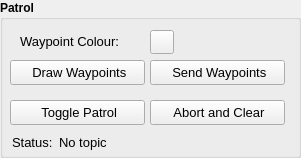
      <widget class="QGroupBox" name="groupBox_2">
       <property name="geometry">
        <rect>
         <x>4</x>
         <y>370</y>
         <width>301</width>
         <height>158</height>
        </rect>
       </property>
       <property name="sizePolicy">
        <sizepolicy hsizetype="Expanding" vsizetype="Expanding">
         <horstretch>0</horstretch>
         <verstretch>0</verstretch>
        </sizepolicy>
       </property>
       <property name="minimumSize">
        <size>
         <width>0</width>
         <height>158</height>
        </size>
       </property>
       <property name="font">
        <font>
         <weight>75</weight>
         <bold>true</bold>
        </font>
       </property>
       <property name="title">
        <string>Patrol</string>
       </property>
       <widget class="QPushButton" name="pushButtonPatrolDrawWp">
        <property name="geometry">
         <rect>
          <x>10</x>
          <y>60</y>
          <width>135</width>
          <height>25</height>
         </rect>
        </property>
        <property name="sizePolicy">
         <sizepolicy hsizetype="Expanding" vsizetype="Fixed">
          <horstretch>0</horstretch>
          <verstretch>0</verstretch>
         </sizepolicy>
        </property>
        <property name="minimumSize">
         <size>
          <width>135</width>
          <height>0</height>
         </size>
        </property>
        <property name="maximumSize">
         <size>
          <width>150</width>
          <height>16777215</height>
         </size>
        </property>
        <property name="font">
         <font>
          <pointsize>10</pointsize>
          <weight>50</weight>
          <bold>false</bold>
         </font>
        </property>
        <property name="toolTip">
         <string>&lt;html&gt;&lt;head/&gt;&lt;body&gt;&lt;p&gt;Draw/edit waypoints on the SLAM map&lt;/p&gt;&lt;p&gt;&lt;span style=&quot; font-weight:600;&quot;&gt;Left click: &lt;/span&gt;drop a waypoint&lt;/p&gt;&lt;p&gt;&lt;span style=&quot; font-weight:600;&quot;&gt;Right click: &lt;/span&gt;remove a waypoint&lt;/p&gt;&lt;p&gt;&lt;span style=&quot; font-weight:600;&quot;&gt;Drag: &lt;/span&gt;move a waypoint&lt;/p&gt;&lt;/body&gt;&lt;/html&gt;</string>
        </property>
        <property name="text">
         <string> Draw Waypoints</string>
        </property>
        <property name="icon">
         <iconset resource="../../mapviz/src/resources/icons.qrc">
          <normaloff>:/images/location_icon.png</normaloff>:/images/location_icon.png</iconset>
        </property>
        <property name="checkable">
         <bool>true</bool>
        </property>
       </widget>
       <widget class="QPushButton" name="pushButtonPatrolSendWp">
        <property name="geometry">
         <rect>
          <x>150</x>
          <y>60</y>
          <width>135</width>
          <height>25</height>
         </rect>
        </property>
        <property name="sizePolicy">
         <sizepolicy hsizetype="Expanding" vsizetype="Fixed">
          <horstretch>0</horstretch>
          <verstretch>0</verstretch>
         </sizepolicy>
        </property>
        <property name="minimumSize">
         <size>
          <width>135</width>
          <height>0</height>
         </size>
        </property>
        <property name="maximumSize">
         <size>
          <width>150</width>
          <height>16777215</height>
         </size>
        </property>
        <property name="font">
         <font>
          <pointsize>10</pointsize>
          <weight>50</weight>
          <bold>false</bold>
         </font>
        </property>
        <property name="toolTip">
         <string>&lt;html&gt;&lt;head/&gt;&lt;body&gt;&lt;p&gt;Send waypoints to the robot&lt;/p&gt;&lt;/body&gt;&lt;/html&gt;</string>
        </property>
        <property name="text">
         <string> Send Waypoints</string>
        </property>
        <property name="icon">
         <iconset resource="../../mapviz/src/resources/icons.qrc">
          <normaloff>:/images/send_arrow.png</normaloff>:/images/send_arrow.png</iconset>
        </property>
        <property name="checkable">
         <bool>false</bool>
        </property>
       </widget>
       <widget class="QPushButton" name="pushButtonPatrolStart">
        <property name="geometry">
         <rect>
          <x>10</x>
          <y>100</y>
          <width>135</width>
          <height>25</height>
         </rect>
        </property>
        <property name="sizePolicy">
         <sizepolicy hsizetype="Expanding" vsizetype="Fixed">
          <horstretch>0</horstretch>
          <verstretch>0</verstretch>
         </sizepolicy>
        </property>
        <property name="minimumSize">
         <size>
          <width>135</width>
          <height>0</height>
         </size>
        </property>
        <property name="maximumSize">
         <size>
          <width>150</width>
          <height>16777215</height>
         </size>
        </property>
        <property name="font">
         <font>
          <pointsize>10</pointsize>
          <weight>50</weight>
          <bold>false</bold>
         </font>
        </property>
        <property name="toolTip">
         <string>&lt;html&gt;&lt;head/&gt;&lt;body&gt;&lt;p&gt;Toggle on/off auto patrol&lt;/p&gt;&lt;/body&gt;&lt;/html&gt;</string>
        </property>
        <property name="text">
         <string>   Toggle Patrol  </string>
        </property>
        <property name="icon">
         <iconset resource="../../mapviz/src/resources/icons.qrc">
          <normaloff>:/images/patrol_icon.png</normaloff>
          <normalon>:/images/patrol_icon.png</normalon>:/images/patrol_icon.png</iconset>
        </property>
        <property name="checkable">
         <bool>true</bool>
        </property>
        <property name="checked">
         <bool>false</bool>
        </property>
       </widget>
       <widget class="QPushButton" name="pushButtonPatrolAbortClear">
        <property name="geometry">
         <rect>
          <x>150</x>
          <y>100</y>
          <width>135</width>
          <height>25</height>
         </rect>
        </property>
        <property name="sizePolicy">
         <sizepolicy hsizetype="Expanding" vsizetype="Fixed">
          <horstretch>0</horstretch>
          <verstretch>0</verstretch>
         </sizepolicy>
        </property>
        <property name="minimumSize">
         <size>
          <width>135</width>
          <height>0</height>
         </size>
        </property>
        <property name="maximumSize">
         <size>
          <width>150</width>
          <height>16777215</height>
         </size>
        </property>
        <property name="font">
         <font>
          <pointsize>10</pointsize>
          <weight>50</weight>
          <bold>false</bold>
         </font>
        </property>
        <property name="toolTip">
         <string>&lt;html&gt;&lt;head/&gt;&lt;body&gt;&lt;p&gt;Abort patrol and clear all waypoints&lt;/p&gt;&lt;/body&gt;&lt;/html&gt;</string>
        </property>
        <property name="text">
         <string> Abort and Clear</string>
        </property>
        <property name="icon">
         <iconset resource="../../mapviz/src/resources/icons.qrc">
          <normaloff>:/images/remove-icon-th.png</normaloff>:/images/remove-icon-th.png</iconset>
        </property>
        <property name="checkable">
         <bool>false</bool>
        </property>
       </widget>
       <widget class="QWidget" name="layoutWidget_3">
        <property name="geometry">
         <rect>
          <x>0</x>
          <y>130</y>
          <width>311</width>
          <height>27</height>
         </rect>
        </property>
        <property name="font">
         <font>
          <weight>50</weight>
          <bold>false</bold>
         </font>
        </property>
        <layout class="QFormLayout" name="formLayout_3">
         <property name="leftMargin">
          <number>12</number>
         </property>
         <property name="topMargin">
          <number>5</number>
         </property>
         <property name="rightMargin">
          <number>10</number>
         </property>
         <property name="bottomMargin">
          <number>5</number>
         </property>
         <item row="0" column="0">
          <widget class="QLabel" name="label_status_patrol">
           <property name="maximumSize">
            <size>
             <width>60</width>
             <height>16777215</height>
            </size>
           </property>
           <property name="font">
            <font>
             <pointsize>10</pointsize>
             <weight>50</weight>
             <bold>false</bold>
            </font>
           </property>
           <property name="text">
            <string>Status:</string>
           </property>
          </widget>
         </item>
         <item row="0" column="1">
          <widget class="QLabel" name="status_patrol">
           <property name="font">
            <font>
             <pointsize>10</pointsize>
             <weight>50</weight>
             <bold>false</bold>
            </font>
           </property>
           <property name="styleSheet">
            <string notr="true"/>
           </property>
           <property name="text">
            <string>No topic</string>
           </property>
           <property name="wordWrap">
            <bool>true</bool>
           </property>
          </widget>
         </item>
        </layout>
       </widget>
       <widget class="mapviz::ColorButton" name="colorButtonWpColor">
        <property name="geometry">
         <rect>
          <x>150</x>
          <y>30</y>
          <width>24</width>
          <height>24</height>
         </rect>
        </property>
        <property name="maximumSize">
         <size>
          <width>24</width>
          <height>24</height>
         </size>
        </property>
        <property name="font">
         <font>
          <weight>50</weight>
          <bold>false</bold>
         </font>
        </property>
        <property name="toolTip">
         <string>&lt;html&gt;&lt;head/&gt;&lt;body&gt;&lt;p&gt;Select colour of the waypoints&lt;/p&gt;&lt;/body&gt;&lt;/html&gt;</string>
        </property>
        <property name="autoFillBackground">
         <bool>false</bool>
        </property>
        <property name="styleSheet">
         <string notr="true"/>
        </property>
        <property name="text">
         <string/>
        </property>
       </widget>
       <widget class="QLabel" name="label_8">
        <property name="geometry">
         <rect>
          <x>20</x>
          <y>33</y>
          <width>111</width>
          <height>17</height>
         </rect>
        </property>
        <property name="font">
         <font>
          <pointsize>10</pointsize>
          <weight>50</weight>
          <bold>false</bold>
         </font>
        </property>
        <property name="text">
         <string>Waypoint Colour:</string>
        </property>
       </widget>
      </widget>
